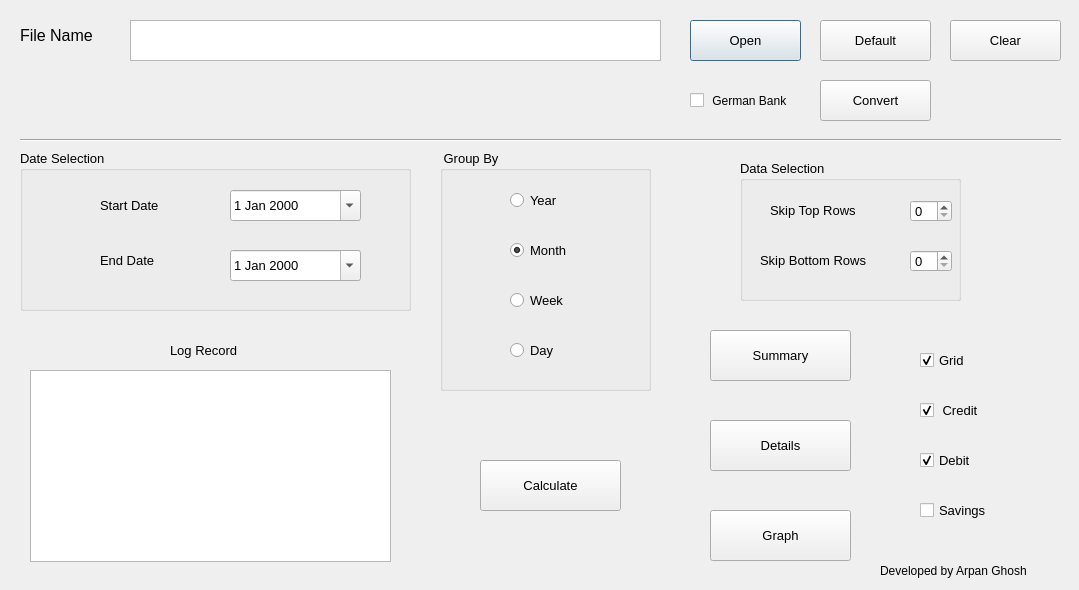
<?xml version="1.0" encoding="UTF-8"?>
<ui version="4.0">
 <class>Dialog</class>
 <widget class="QDialog" name="Dialog">
  <property name="geometry">
   <rect>
    <x>0</x>
    <y>0</y>
    <width>1079</width>
    <height>590</height>
   </rect>
  </property>
  <property name="windowTitle">
   <string>Dialog</string>
  </property>
  <widget class="QLabel" name="label">
   <property name="geometry">
    <rect>
     <x>20</x>
     <y>20</y>
     <width>91</width>
     <height>31</height>
    </rect>
   </property>
   <property name="font">
    <font>
     <pointsize>12</pointsize>
    </font>
   </property>
   <property name="text">
    <string>File Name</string>
   </property>
  </widget>
  <widget class="QPushButton" name="pushButton">
   <property name="geometry">
    <rect>
     <x>690</x>
     <y>20</y>
     <width>111</width>
     <height>41</height>
    </rect>
   </property>
   <property name="font">
    <font>
     <pointsize>10</pointsize>
    </font>
   </property>
   <property name="text">
    <string>Open</string>
   </property>
  </widget>
  <widget class="QPushButton" name="pushButton_2">
   <property name="geometry">
    <rect>
     <x>820</x>
     <y>20</y>
     <width>111</width>
     <height>41</height>
    </rect>
   </property>
   <property name="font">
    <font>
     <pointsize>10</pointsize>
    </font>
   </property>
   <property name="text">
    <string>Default</string>
   </property>
  </widget>
  <widget class="QLabel" name="label_2">
   <property name="geometry">
    <rect>
     <x>880</x>
     <y>560</y>
     <width>181</width>
     <height>21</height>
    </rect>
   </property>
   <property name="font">
    <font>
     <pointsize>9</pointsize>
    </font>
   </property>
   <property name="text">
    <string>Developed by Arpan Ghosh</string>
   </property>
  </widget>
  <widget class="Line" name="line">
   <property name="geometry">
    <rect>
     <x>20</x>
     <y>130</y>
     <width>1041</width>
     <height>20</height>
    </rect>
   </property>
   <property name="orientation">
    <enum>Qt::Horizontal</enum>
   </property>
  </widget>
  <widget class="QGroupBox" name="groupBox">
   <property name="geometry">
    <rect>
     <x>20</x>
     <y>150</y>
     <width>391</width>
     <height>161</height>
    </rect>
   </property>
   <property name="font">
    <font>
     <pointsize>10</pointsize>
    </font>
   </property>
   <property name="title">
    <string>Date Selection</string>
   </property>
   <widget class="QDateEdit" name="dateEdit">
    <property name="geometry">
     <rect>
      <x>210</x>
      <y>40</y>
      <width>131</width>
      <height>31</height>
     </rect>
    </property>
    <property name="calendarPopup">
     <bool>true</bool>
    </property>
   </widget>
   <widget class="QDateEdit" name="dateEdit_2">
    <property name="geometry">
     <rect>
      <x>210</x>
      <y>100</y>
      <width>131</width>
      <height>31</height>
     </rect>
    </property>
    <property name="calendarPopup">
     <bool>true</bool>
    </property>
   </widget>
   <widget class="QLabel" name="label_3">
    <property name="geometry">
     <rect>
      <x>80</x>
      <y>40</y>
      <width>91</width>
      <height>31</height>
     </rect>
    </property>
    <property name="text">
     <string>Start Date</string>
    </property>
   </widget>
   <widget class="QLabel" name="label_4">
    <property name="geometry">
     <rect>
      <x>80</x>
      <y>100</y>
      <width>81</width>
      <height>21</height>
     </rect>
    </property>
    <property name="text">
     <string>End Date</string>
    </property>
   </widget>
  </widget>
  <widget class="QGroupBox" name="groupBox_2">
   <property name="geometry">
    <rect>
     <x>440</x>
     <y>150</y>
     <width>211</width>
     <height>241</height>
    </rect>
   </property>
   <property name="font">
    <font>
     <pointsize>10</pointsize>
    </font>
   </property>
   <property name="title">
    <string> Group By</string>
   </property>
   <widget class="QRadioButton" name="radioButton">
    <property name="geometry">
     <rect>
      <x>70</x>
      <y>40</y>
      <width>121</width>
      <height>21</height>
     </rect>
    </property>
    <property name="layoutDirection">
     <enum>Qt::LeftToRight</enum>
    </property>
    <property name="text">
     <string>Year</string>
    </property>
   </widget>
   <widget class="QRadioButton" name="radioButton_2">
    <property name="geometry">
     <rect>
      <x>70</x>
      <y>90</y>
      <width>121</width>
      <height>21</height>
     </rect>
    </property>
    <property name="text">
     <string>Month</string>
    </property>
    <property name="checked">
     <bool>true</bool>
    </property>
   </widget>
   <widget class="QRadioButton" name="radioButton_3">
    <property name="geometry">
     <rect>
      <x>70</x>
      <y>140</y>
      <width>121</width>
      <height>21</height>
     </rect>
    </property>
    <property name="text">
     <string>Week</string>
    </property>
   </widget>
   <widget class="QRadioButton" name="radioButton_4">
    <property name="geometry">
     <rect>
      <x>70</x>
      <y>190</y>
      <width>121</width>
      <height>21</height>
     </rect>
    </property>
    <property name="text">
     <string>Day</string>
    </property>
   </widget>
  </widget>
  <widget class="QGroupBox" name="groupBox_3">
   <property name="geometry">
    <rect>
     <x>740</x>
     <y>160</y>
     <width>221</width>
     <height>141</height>
    </rect>
   </property>
   <property name="font">
    <font>
     <pointsize>10</pointsize>
    </font>
   </property>
   <property name="title">
    <string>Data Selection</string>
   </property>
   <widget class="QLabel" name="label_5">
    <property name="geometry">
     <rect>
      <x>30</x>
      <y>40</y>
      <width>111</width>
      <height>21</height>
     </rect>
    </property>
    <property name="text">
     <string>Skip Top Rows</string>
    </property>
   </widget>
   <widget class="QLabel" name="label_6">
    <property name="geometry">
     <rect>
      <x>20</x>
      <y>90</y>
      <width>141</width>
      <height>21</height>
     </rect>
    </property>
    <property name="text">
     <string>Skip Bottom Rows</string>
    </property>
   </widget>
   <widget class="QSpinBox" name="spinBox">
    <property name="geometry">
     <rect>
      <x>170</x>
      <y>40</y>
      <width>42</width>
      <height>22</height>
     </rect>
    </property>
   </widget>
   <widget class="QSpinBox" name="spinBox_2">
    <property name="geometry">
     <rect>
      <x>170</x>
      <y>90</y>
      <width>42</width>
      <height>22</height>
     </rect>
    </property>
   </widget>
  </widget>
  <widget class="QLabel" name="label_7">
   <property name="geometry">
    <rect>
     <x>170</x>
     <y>340</y>
     <width>91</width>
     <height>21</height>
    </rect>
   </property>
   <property name="font">
    <font>
     <pointsize>10</pointsize>
    </font>
   </property>
   <property name="text">
    <string>Log Record</string>
   </property>
  </widget>
  <widget class="QPushButton" name="pushButton_3">
   <property name="geometry">
    <rect>
     <x>480</x>
     <y>460</y>
     <width>141</width>
     <height>51</height>
    </rect>
   </property>
   <property name="font">
    <font>
     <pointsize>10</pointsize>
    </font>
   </property>
   <property name="text">
    <string>Calculate</string>
   </property>
  </widget>
  <widget class="QPushButton" name="pushButton_4">
   <property name="geometry">
    <rect>
     <x>710</x>
     <y>510</y>
     <width>141</width>
     <height>51</height>
    </rect>
   </property>
   <property name="font">
    <font>
     <pointsize>10</pointsize>
    </font>
   </property>
   <property name="text">
    <string>Graph</string>
   </property>
  </widget>
  <widget class="QPushButton" name="pushButton_5">
   <property name="geometry">
    <rect>
     <x>710</x>
     <y>330</y>
     <width>141</width>
     <height>51</height>
    </rect>
   </property>
   <property name="font">
    <font>
     <pointsize>10</pointsize>
    </font>
   </property>
   <property name="text">
    <string>Summary</string>
   </property>
  </widget>
  <widget class="QPushButton" name="pushButton_8">
   <property name="geometry">
    <rect>
     <x>710</x>
     <y>420</y>
     <width>141</width>
     <height>51</height>
    </rect>
   </property>
   <property name="font">
    <font>
     <pointsize>10</pointsize>
    </font>
   </property>
   <property name="text">
    <string>Details</string>
   </property>
  </widget>
  <widget class="QPushButton" name="pushButton_9">
   <property name="geometry">
    <rect>
     <x>950</x>
     <y>20</y>
     <width>111</width>
     <height>41</height>
    </rect>
   </property>
   <property name="font">
    <font>
     <pointsize>10</pointsize>
    </font>
   </property>
   <property name="text">
    <string>Clear</string>
   </property>
  </widget>
  <widget class="QCheckBox" name="checkBox">
   <property name="geometry">
    <rect>
     <x>920</x>
     <y>400</y>
     <width>81</width>
     <height>20</height>
    </rect>
   </property>
   <property name="font">
    <font>
     <pointsize>10</pointsize>
    </font>
   </property>
   <property name="text">
    <string> Credit</string>
   </property>
   <property name="checked">
    <bool>true</bool>
   </property>
  </widget>
  <widget class="QCheckBox" name="checkBox_2">
   <property name="geometry">
    <rect>
     <x>920</x>
     <y>450</y>
     <width>81</width>
     <height>20</height>
    </rect>
   </property>
   <property name="font">
    <font>
     <pointsize>10</pointsize>
    </font>
   </property>
   <property name="text">
    <string>Debit</string>
   </property>
   <property name="checked">
    <bool>true</bool>
   </property>
  </widget>
  <widget class="QCheckBox" name="checkBox_3">
   <property name="geometry">
    <rect>
     <x>920</x>
     <y>500</y>
     <width>81</width>
     <height>20</height>
    </rect>
   </property>
   <property name="font">
    <font>
     <pointsize>10</pointsize>
    </font>
   </property>
   <property name="text">
    <string>Savings</string>
   </property>
  </widget>
  <widget class="QTextBrowser" name="textBrowser">
   <property name="geometry">
    <rect>
     <x>30</x>
     <y>370</y>
     <width>361</width>
     <height>192</height>
    </rect>
   </property>
   <property name="font">
    <font>
     <pointsize>9</pointsize>
    </font>
   </property>
  </widget>
  <widget class="QTextBrowser" name="textBrowser_2">
   <property name="geometry">
    <rect>
     <x>130</x>
     <y>20</y>
     <width>531</width>
     <height>41</height>
    </rect>
   </property>
   <property name="font">
    <font>
     <pointsize>9</pointsize>
    </font>
   </property>
  </widget>
  <widget class="QCheckBox" name="checkBox_4">
   <property name="geometry">
    <rect>
     <x>920</x>
     <y>350</y>
     <width>81</width>
     <height>20</height>
    </rect>
   </property>
   <property name="font">
    <font>
     <pointsize>10</pointsize>
    </font>
   </property>
   <property name="text">
    <string>Grid</string>
   </property>
   <property name="checked">
    <bool>true</bool>
   </property>
  </widget>
  <widget class="QCheckBox" name="checkBox_5">
   <property name="geometry">
    <rect>
     <x>690</x>
     <y>90</y>
     <width>121</width>
     <height>21</height>
    </rect>
   </property>
   <property name="font">
    <font>
     <pointsize>9</pointsize>
    </font>
   </property>
   <property name="text">
    <string> German Bank</string>
   </property>
  </widget>
  <widget class="QPushButton" name="pushButton_6">
   <property name="geometry">
    <rect>
     <x>820</x>
     <y>80</y>
     <width>111</width>
     <height>41</height>
    </rect>
   </property>
   <property name="font">
    <font>
     <pointsize>10</pointsize>
    </font>
   </property>
   <property name="text">
    <string>Convert</string>
   </property>
  </widget>
 </widget>
 <resources/>
 <connections/>
</ui>
